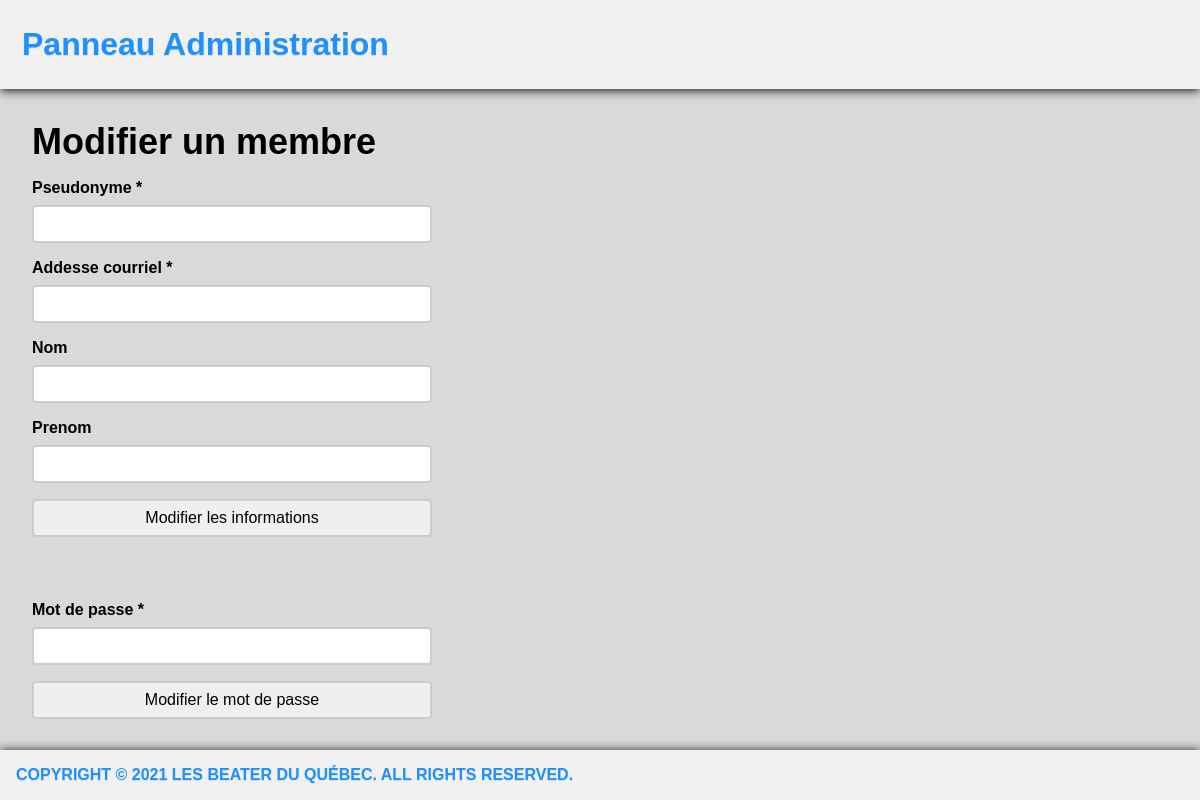
Page /doc/prototype/administration/modifier-membre.php?pseudonyme=test&email=charlescarrier1337@hotmail.com (signed in) on the earlier database version.
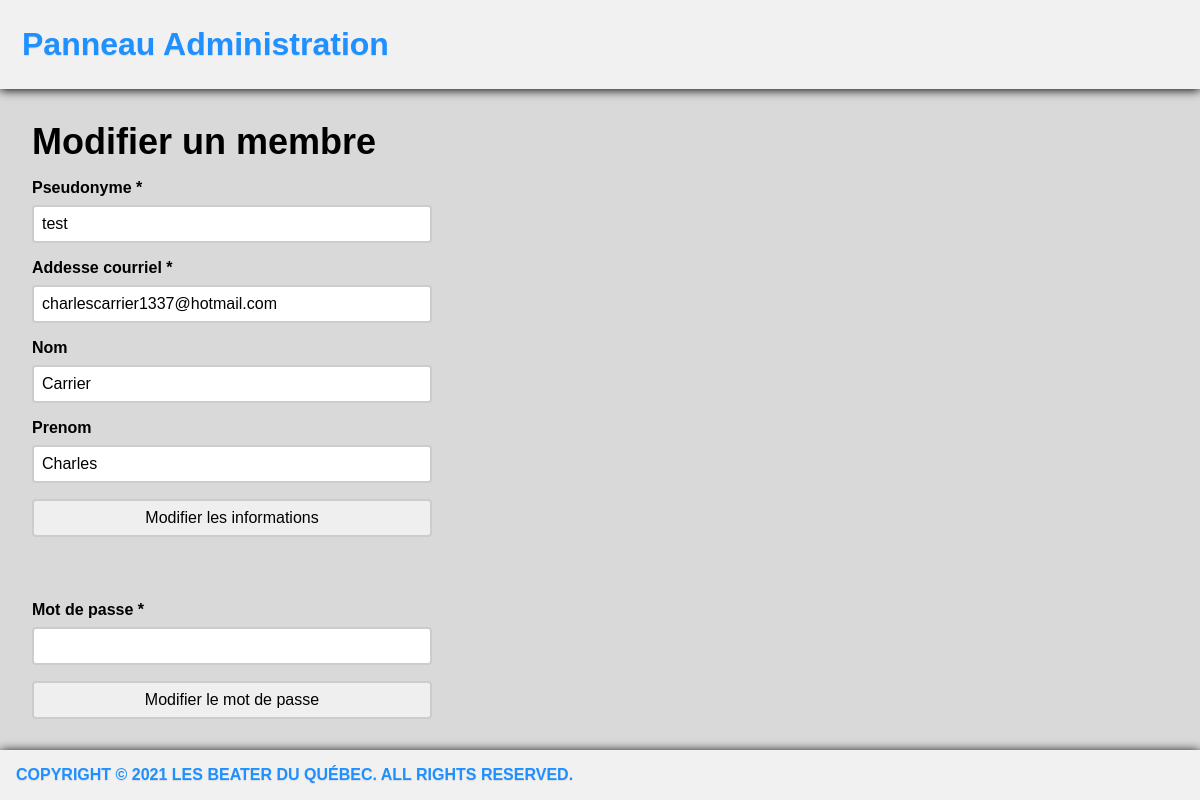
Same page on the later database version.
### tables this page shows
CREATE TABLE `membre` (
  `id` int(11) NOT NULL,
  `pseudonyme` varchar(255) NOT NULL,
  `nom` varchar(255) NOT NULL,
  `prenom` varchar(255) NOT NULL,
  `email` varchar(255) NOT NULL,
  `admin` tinyint(1) NOT NULL DEFAULT 0,
  `motDePasse` varchar(255) NOT NULL
);

### accesseur/MembreDAO.php (called while the page is built, shortened)
<?php
include_once CHEMIN_MODELE . "Membre.php";
class AccesBaseDeDonneesMembres
{
    public static function initialiser()
    {
        $usager = 'BeaterQuebec';
        $motdepasse = 'BeaterQuebec12!';
        $hote = 'localhost';
        $base = 'BeaterQuebec';
        $dsn = 'mysql:dbname='.$base.';host=' . $hote;
    }
}
class MembreDAO extends AccesBaseDeDonneesMembres{
    public static function lireMembreParPseudonyme($pseudonyme){
        $pseudo = urldecode($pseudonyme);
        $MESSAGE_SQL_LIRE_MEMBRE_PAR_PSEUDONYME = "SELECT * FROM membre WHERE pseudonyme =:pseudonyme;";
        $requeteLireMembreParPseudonyme = MembreDAO::$basededonnees->prepare($MESSAGE_SQL_LIRE_MEMBRE_PAR_PSEUDONYME);
        $requeteLireMembreParPseudonyme->bindParam(':pseudonyme', $pseudo, PDO::PARAM_STR);
        $requeteLireMembreParPseudonyme->execute();
        $membre = $requeteLireMembreParPseudonyme->fetch();
        return new Membre($membre);
    }
}
?>

### doc/poc/ajax/ajax-message-erreur/modele/Membre.php (called while the page is built, shortened)
<?php
class Membre
{
	public static $filtres =
		array(
			'id' => FILTER_VALIDATE_INT,
			'pseudonyme' => FILTER_SANITIZE_ENCODED,
			'nom' => FILTER_SANITIZE_ENCODED,
			'prenom' => FILTER_SANITIZE_ENCODED,
            'email' => FILTER_SANITIZE_STRING,
            'admin' => FILTER_VALIDATE_INT,
			'motDePasse' => FILTER_SANITIZE_ENCODED
		);
	public function __construct($tableau)
	{
        if (is_array($tableau)){
		  $tableau = filter_var_array($tableau, Membre::$filtres);
		$this->pseudonyme = $tableau['pseudonyme'];
		$this->nom = $tableau['nom'];
		$this->prenom = $tableau['prenom'];
        $this->email = $tableau['email'];
		}
	}
	public function __get($propriete)
	{
		$self = get_object_vars($this);
		return $self[$propriete];
	}
}
?>

### doc/prototype/administration/modifier-membre.php (the view, shortened to what this page needs)
<?php
require CHEMIN_ACCESSEUR . "MembreDAO.php";
$pseudonyme = $_GET['pseudonyme'];
$membre = MembreDAO::lireMembreParPseudonyme($pseudonyme);
?>
<!doctype html>
<html lang="fr">
<head>
	<link rel="stylesheet" type="text/css" href="../styles/style.css">
</head>
<body>
	<header>
        <div class="header">
            <a href="index.php" class="logo">Panneau Administration</a>
        </div>
	</header>
	<section id="contenu">
		<header><h2>Modifier un membre</h2></header>
		<form action="traitement-modifier-membre-info.php?pseudonyme=<?php echo $membre->pseudonyme; ?>&email=<?php echo $membre->email; ?>" method="post" enctype="multipart/form-data">
			<div class="champs">
				<label for="pseudonyme">Pseudonyme *</label>
				<input type="text" name="pseudonyme" id="pseudonyme" value="<?php echo $membre->pseudonyme ?>" required/>
			</div>
			<div class="champs">
				<label for="email">Addesse courriel *</label>
				<input type="email" name="email" id="email" value="<?php echo $membre->email ?>" required/>
			</div>
			<div class="champs">
				<label for="nom">Nom</label>
				<input type="text" name="nom" id="nom" value="<?php echo $membre->nom ?>"/>
			</div>
			<div class="champs">
				<label for="prenom">Prenom</label>
				<input type="text" name="prenom" id="prenom" value="<?php echo $membre->prenom ?>"/>
			</div>
			<input type="submit" value="Modifier les informations">
    	</form>
    <form action="traitement-modifier-membre-mdp.php?pseudonyme=<?php echo $membre->pseudonyme; ?>" method="post" enctype="multipart/form-data">
        <div class="champs">
            <label for="motDePasse">Mot de passe *</label>
            <input type="password" name="motDePasse" id="motDePasse" required/>
        </div>
        <input type="submit" value="Modifier le mot de passe">
    </form>
	</section>
	<footer><span id="signature">Copyright © 2021 Les Beater du Québec. All Rights Reserved.</span></footer>
</body>
</html>

Differences in the rows shown:
added membre: pseudonyme "test", email "charlescarrier1337@hotmail.com", nom "Carrier", prenom "Charles"
